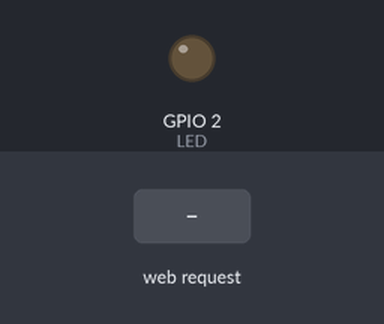
Simulated run of this sketch. Board: ESP32. Parts: output pins drawn as LEDs (lit = HIGH). The test bench sets the inputs (shaded band). WiFi joins after 1.5 s; servers stay silent unless stated; what the sketch prints to the serial monitor is not drawn.

Above: at 2.7 s.
2.8 s: HTTP request GET /toggle received
At 3.2 s:
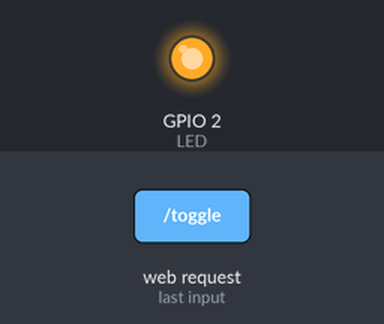
Timing chart, 0 to 5.8 s (numbered marks = the images above; inputs shaded):
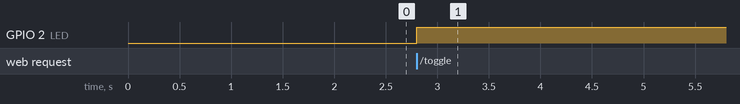

The sketch:

wifi_webserver.ino
```cpp
/*
  Project: Wi-Fi Temperature Monitor
  Author: Ananaya bhagat
  IIT Jammu Summer School 2026

  ESP32 hosts a web page showing temperature,
  humidity, uptime and LED control.
*/

#include <WiFi.h>
#include <WebServer.h>
#include <DHT.h>

#define DHTPIN 4
#define DHTTYPE DHT11
#define LED 2

const char* ssid = "YOUR_WIFI_NAME";
const char* password = "YOUR_WIFI_PASSWORD";

DHT dht(DHTPIN, DHTTYPE);
WebServer server(80);

bool ledState = false;

void handleRoot() {

  float t = dht.readTemperature();
  float h = dht.readHumidity();

  String page = "<html><head>";
  page += "<meta http-equiv='refresh' content='10'>";
  page += "</head><body>";

  page += "<h2>ESP32 Temperature Monitor</h2>";
  page += "<p>Temperature: " + String(t) + " C</p>";
  page += "<p>Humidity: " + String(h) + " %</p>";
  page += "<p>Uptime: " + String(millis()/1000) + " seconds</p>";

  page += "<a href='/toggle'><button>Toggle LED</button></a>";

  page += "</body></html>";

  server.send(200, "text/html", page);
}

void handleToggle() {

  ledState = !ledState;
  digitalWrite(LED, ledState);

  server.sendHeader("Location","/");
  server.send(303);
}

void setup() {

  Serial.begin(115200);

  pinMode(LED, OUTPUT);

  dht.begin();

  WiFi.begin(ssid,password);

  while(WiFi.status()!=WL_CONNECTED){
    delay(500);
    Serial.print(".");
  }

  Serial.println();
  Serial.print("IP Address: ");
  Serial.println(WiFi.localIP());

  server.on("/",handleRoot);
  server.on("/toggle",handleToggle);

  server.begin();
}

void loop() {

  server.handleClient();
}
```

Measured:
- after the input at 2.8 s, GPIO 2 (LED): LOW → HIGH at once
